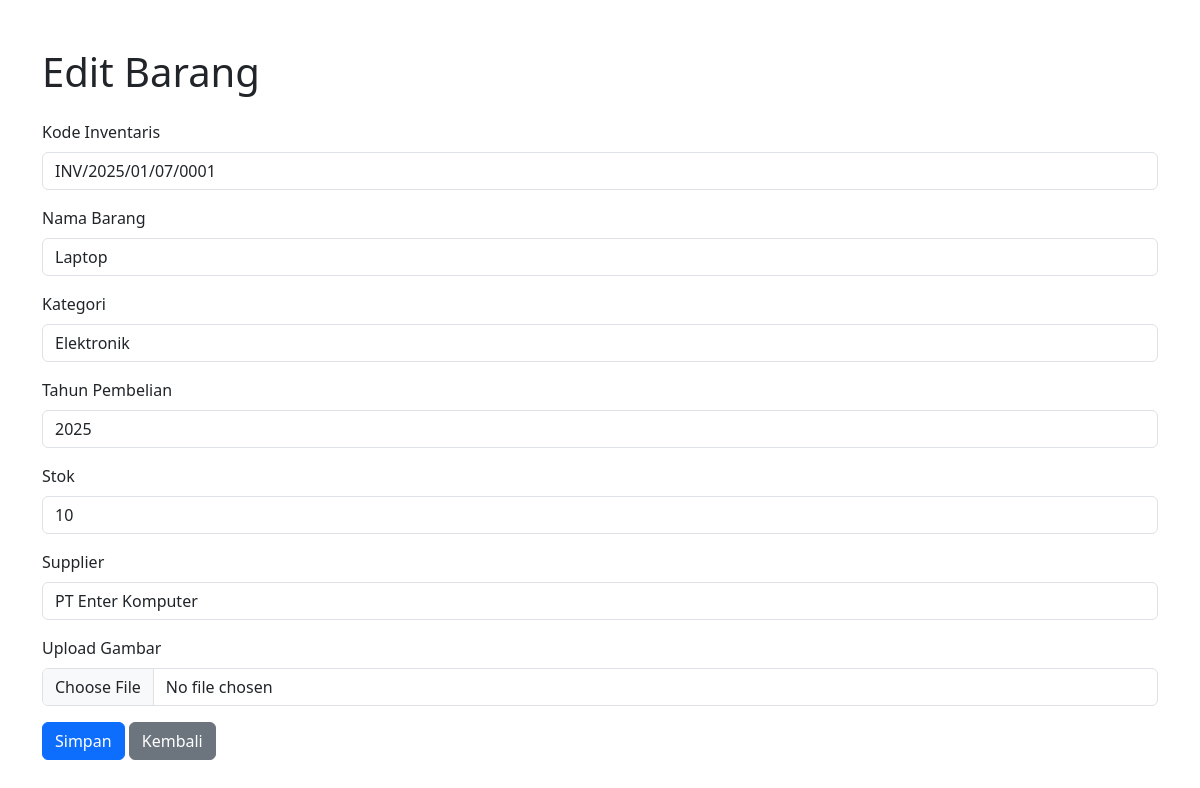
Page /edit_barang.php?id=1 (signed in) on the committed database.
### tables this page shows
CREATE TABLE barang (
    id INT AUTO_INCREMENT PRIMARY KEY,
    kode_inventaris VARCHAR(50) NOT NULL UNIQUE,
    nama_barang VARCHAR(100) NOT NULL,
    id_kategori INT NOT NULL,
    tahun_pembelian INT NOT NULL,
    jumlah INT NOT NULL,
    id_supplier INT NOT NULL,
    gambar VARCHAR(255) NULL,
    id_user INT NOT NULL,
    FOREIGN KEY (id_kategori) REFERENCES kategori(id),
    FOREIGN KEY (id_supplier) REFERENCES supplier(id),
    FOREIGN KEY (id_user) REFERENCES users(id)
);

CREATE TABLE kategori (
    id INT AUTO_INCREMENT PRIMARY KEY,
    nama_kategori VARCHAR(100) NOT NULL
);

CREATE TABLE supplier (
    id INT AUTO_INCREMENT PRIMARY KEY,
    nama_supplier VARCHAR(100) NOT NULL,
    kontak VARCHAR(100),
    alamat TEXT
);

### edit_barang.php (the view, shortened to what this page needs)
<?php
include 'koneksi.php';
if (isset($_GET['id'])) {
    $id = intval($_GET['id']);
    $query = "
        SELECT
            barang.*,
            kategori.nama_kategori,
            supplier.nama_supplier
        FROM barang
        LEFT JOIN kategori ON barang.id_kategori = kategori.id
        LEFT JOIN supplier ON barang.id_supplier = supplier.id
        WHERE barang.id = $id
    ";
    $result = $conn->query($query);
    $barang = $result->fetch_assoc();
} else {
    header('Location: data_barang.php');
    exit();
}
$kategoriQuery = "SELECT id, nama_kategori FROM kategori";
$kategoriResult = $conn->query($kategoriQuery);
$kategoriOptions = $kategoriResult->fetch_all(MYSQLI_ASSOC);
$supplierQuery = "SELECT id, nama_supplier FROM supplier";
$supplierResult = $conn->query($supplierQuery);
$supplierOptions = $supplierResult->fetch_all(MYSQLI_ASSOC);
?>
<!DOCTYPE html>
<html>
<head>
    <link href="https://cdn.jsdelivr.net/npm/bootstrap@5.3.0-alpha1/dist/css/bootstrap.min.css" rel="stylesheet">
</head>
<body>
<div class="container mt-5">
    <h1>Edit Barang</h1>
    <form method="POST" action="update_barang.php" enctype="multipart/form-data" class="mt-4">
        <div class="mb-3">
            <label for="kode_inventaris" class="form-label">Kode Inventaris</label>
            <input type="text" class="form-control" id="kode_inventaris" name="kode_inventaris" value="<?= $barang['kode_inventaris']; ?>" readonly required>
        </div>
        <div class="mb-3">
            <label for="nama_barang" class="form-label">Nama Barang</label>
            <input type="text" class="form-control" id="nama_barang" name="nama_barang" value="<?= $barang['nama_barang']; ?>" required>
        </div>
        <div class="mb-3">
            <label for="kategori" class="form-label">Kategori</label>
            <select class="form-control" id="kategori" name="id_kategori" required>
                <?php foreach ($kategoriOptions as $kategori): ?>
                    <option value="<?= $kategori['id']; ?>" <?= $kategori['id'] == $barang['id_kategori'] ? 'selected' : ''; ?>>
                        <?= $kategori['nama_kategori']; ?>
                    </option>
                <?php endforeach; ?>
            </select>
        </div>
        <div class="mb-3">
            <label for="tahun_pembelian" class="form-label">Tahun Pembelian</label>
            <input type="number" class="form-control" id="tahun_pembelian" name="tahun_pembelian" value="<?= $barang['tahun_pembelian']; ?>" required>
        </div>
        <div class="mb-3">
            <label for="stok" class="form-label">Stok</label>
            <input type="number" class="form-control" id="stok" name="stok" value="<?= $barang['jumlah']; ?>" required>
        </div>
        <div class="mb-3">
            <label for="supplier" class="form-label">Supplier</label>
            <select class="form-control" id="supplier" name="id_supplier" required>
                <?php foreach ($supplierOptions as $supplier): ?>
                    <option value="<?= $supplier['id']; ?>" <?= $supplier['id'] == $barang['id_supplier'] ? 'selected' : ''; ?>>
                        <?= $supplier['nama_supplier']; ?>
                    </option>
                <?php endforeach; ?>
            </select>
        </div>
        <div class="mb-3">
            <label for="gambar" class="form-label">Upload Gambar</label>
            <input type="file" name="gambar" id="gambar" class="form-control">
        </div>
        <button type="submit" class="btn btn-primary">Simpan</button>
        <a href="data_barang.php" class="btn btn-secondary">Kembali</a>
    </form>
</div>
</body>
</html>

### rows in the picture
barang: kode_inventaris "INV/2025/01/07/0001", nama_barang "Laptop", id_kategori "Elektronik", tahun_pembelian "2025", stok "10", id_supplier "PT Enter Komputer"
